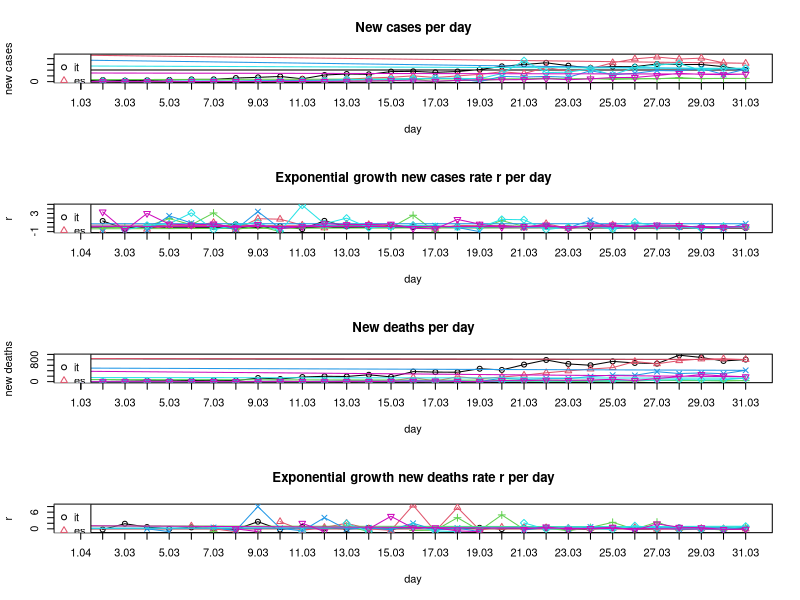

Recreate this plot in R.
## Exponential growth
# y = a * (1 + r)^x
# a = initial value (the amount before measuring growth or decay)
# r = growth or decay rate (most often represented as a percentage and expressed as a decimal)
# x = number of time intervals that have passed
# (y/a)^(1/x) - 1 = r

BASE_DIR <- "~/covid-19/"
setwd(BASE_DIR)

## March: New confirmed covid-19 cases per day. Data taken from daily situation reports from the WHO website.
days <- c('01.03','02.03','03.03','04.03','05.03','06.03','07.03',
          '08.03','09.03','10.03','11.03','12.03','13.03','14.03',
          '15.03','16.03','17.03','18.03','19.03','20.03','21.03',
          '22.03','23.03','24.03','25.03','26.03','27.03','28.03',
          '29.03','30.03','31.03','01.04')
it <- c(240,561,347,466,587,769,778,1247,1492,1797,977,2313,2651,
        2547,3497,3590,3233,3526,4207,5322,5986,6557,5560,4789,5249,
        5210,6153,5959,5974,5217,4050,4053)
es <- c(13,0,69,37,47,59,117,56,159,435,615,501,825,1266,1522,2000,
        1438,1987,2538,3431,2833,4946,3646,4517,6584,7937,8578,7871,
        8189,6549,6398,9222)
ch <- c(8,6,6,7,20,30,123,55,68,0,159,154,213,267,234,841,0,450,353,
        853,977,1237,894,1044,774,925,1000,1390,1048,1122,1138,696)
fr <- c(43,0,91,21,73,138,193,93,410,286,372,495,591,780,829,911,
        1193,1079,0,1834,1598,1821,1525,3794,2410,2895,3866,3756,
        4603,2497,4335,7500)
de <- c(0,72,28,39,66,272,105,156,317,27,157,271,802,693,733,1043,
        1174,1144,1042,2801,7324,3140,3311,4438,2342,4954,5780,6294,
        3965,4751,4615,5453)
uk <- c(3,13,3,12,20,29,49,43,67,46,50,87,134,208,342,251,152,407,
        672,647,706,1035,669,967,1427,1452,2129,2885,2546,2433,2619,
        3009)
all_countries <- list(it,es,ch,fr,de,uk)

## March: New confirmed covid-19 deaths per day. Data taken from daily situation reports from the WHO website.
it_d <- c(8,6,17,28,27,41,49,37,132,97,168,196,189,252,173,368,349,
          345,473,429,625,795,649,601,743,685,660,971,887,758,810,
          839)
es_d <- c(0,0,0,0,1,2,2,0,5,18,8,12,36,36,16,152,21,182,107,169,
          235,324,394,462,514,738,655,769,832,838,812,849)
ch_d <- c(0,0,0,0,0,1,0,1,0,0,1,1,2,0,5,2,1,5,2,12,10,13,4,6,20,17,
          58,36,38,22,38,78)
fr_d <- c(0,0,1,1,0,2,3,1,9,11,3,15,13,18,12,36,21,27,0,128,78,112,
          112,186,240,231,364,297,319,291,415,497)
de_d <- c(0,0,0,0,0,0,0,0,0,2,0,1,3,0,2,4,1,0,0,8,25,22,27,32,23,49,
          55,72,64,66,128,149)
uk_d <- c(0,0,0,0,0,0,1,1,0,1,3,0,2,2,11,14,20,5,0,41,33,56,48,54,
          87,41,115,181,260,209,180,381)
all_countries_d <- list(it_d,es_d,ch_d,fr_d,de_d,uk_d)

## Computing exponential growth rates r
compute_r <- function(y, t, x){
  r <- c()
  for(i in 2:length(t)){
    new_r <- (y[i] / y[i-1])^(1/x) - 1
    if(abs(new_r) %in% c(Inf, NaN)) new_r <- NA
    r <- c(r, new_r)
  }
  return(r)
}

r_it <- compute_r(it, days, 1)
r_es <- compute_r(es, days, 1)
r_ch <- compute_r(ch, days, 1)
r_fr <- compute_r(fr, days, 1)
r_de <- compute_r(de, days, 1)
r_uk <- compute_r(uk, days, 1)
all_countries_r <- list(r_it,r_es,r_ch,r_fr,r_de,r_uk)

r_it_d <- compute_r(it_d, days, 1)
r_es_d <- compute_r(es_d, days, 1)
r_ch_d <- compute_r(ch_d, days, 1)
r_fr_d <- compute_r(fr_d, days, 1)
r_de_d <- compute_r(de_d, days, 1)
r_uk_d <- compute_r(uk_d, days, 1)
all_countries_r_d <- list(r_it_d,r_es_d,r_ch_d,r_fr_d,r_de_d,r_uk_d)

## Plotting
all_countries_names <- c('it','es','ch','fr','de','uk')
colors <- 1:length(all_countries_names)
pchs <- 1:length(all_countries_names)

pdf('figures/static-new-cases-with-growth-rate.pdf', height = 10, paper = 'a4')

par(mfrow=c(4,1))

# New cases per day
plot(days, unlist(all_countries[1]), main='New cases per day', type='o',
     ylim=c(0,max(unlist(all_countries),na.rm=T)),
     xaxt="n", col=colors[1], pch=pchs[1], ylab='new cases', xlab='day')
axis(1, at=days, labels=T)
for(i in 2:length(all_countries)){
  lines(days, unlist(all_countries[i]), type='o', col=colors[i], pch=pchs[i])
}
legend('topleft',legend=all_countries_names,col=colors,pch=pchs)

# Exponential growth new cases rate r per day
plot(days[-1], unlist(all_countries_r[1]), main='Exponential growth new cases rate r per day', type='o',
     ylim=c(min(unlist(all_countries_r),na.rm=T), max(unlist(all_countries_r),na.rm=T)),
     xaxt="n", col=colors[1], pch=pchs[1], ylab='r', xlab='day')
axis(1, at=days[-1], labels=T)
for(i in 2:length(all_countries_r)){
  lines(days[-1], unlist(all_countries_r[i]), type='o', col=colors[i], pch=pchs[i])
}
legend('topleft',legend=all_countries_names,col=colors,pch=pchs)


# New deaths per day
plot(days, unlist(all_countries_d[1]), main='New deaths per day', type='o',
     ylim=c(0,max(unlist(all_countries_d),na.rm=T)),
     xaxt="n", col=colors[1], pch=pchs[1], ylab='new deaths', xlab='day')
axis(1, at=days, labels=T)
for(i in 2:length(all_countries_d)){
  lines(days, unlist(all_countries_d[i]), type='o', col=colors[i], pch=pchs[i])
}
legend('topleft',legend=all_countries_names,col=colors,pch=pchs)

# Exponential growth new deaths rate r per day
plot(days[-1], unlist(all_countries_r_d[1]), main='Exponential growth new deaths rate r per day', type='o',
     ylim=c(min(unlist(all_countries_r_d),na.rm=T), max(unlist(all_countries_r_d),na.rm=T)),
     xaxt="n", col=colors[1], pch=pchs[1], ylab='r', xlab='day')
axis(1, at=days[-1], labels=T)
for(i in 2:length(all_countries_r_d)){
  lines(days[-1], unlist(all_countries_r_d[i]), type='o', col=colors[i], pch=pchs[i])
}
legend('topleft',legend=all_countries_names,col=colors,pch=pchs)

dev.off <- dev.off()
